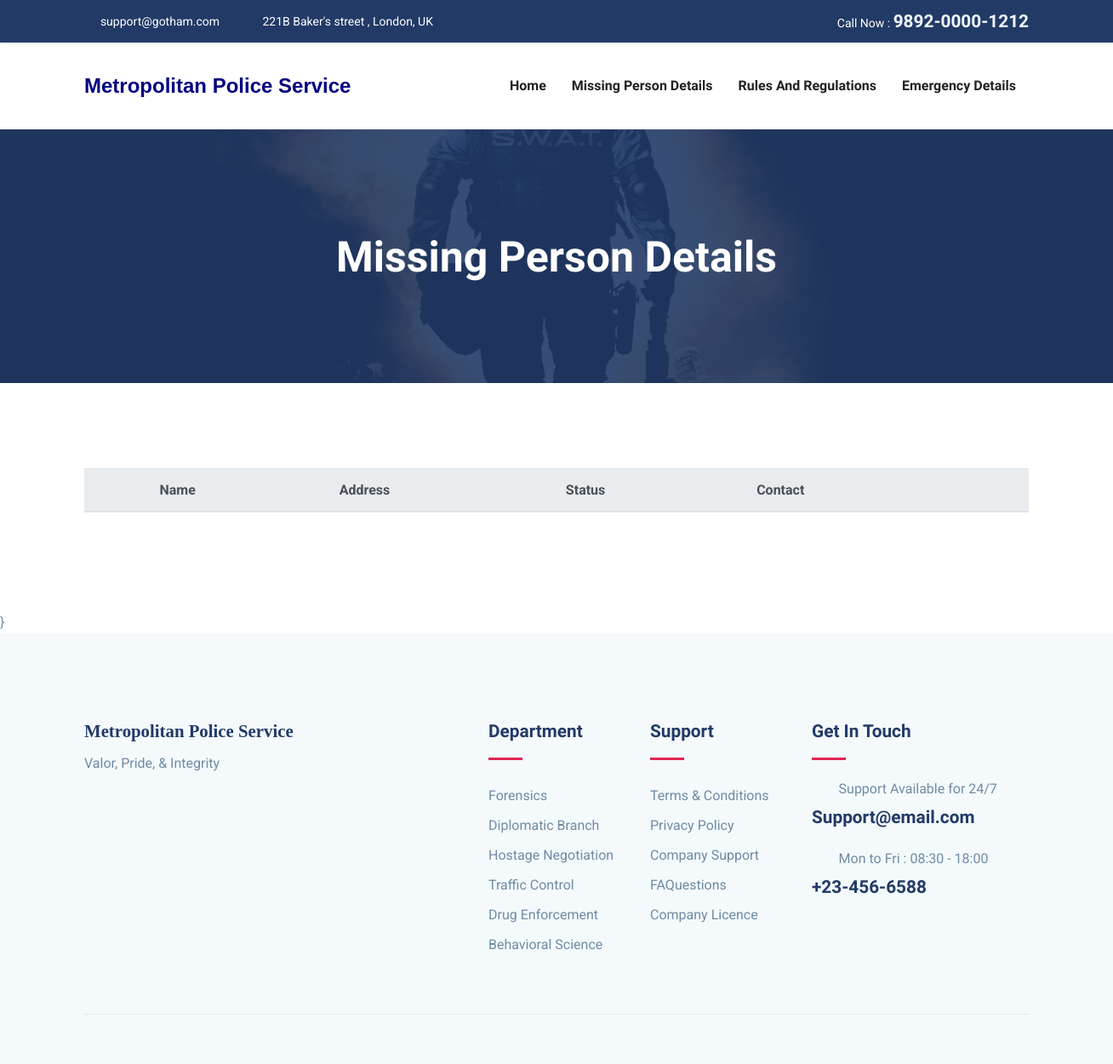
Before: /missing/ with the older database file.
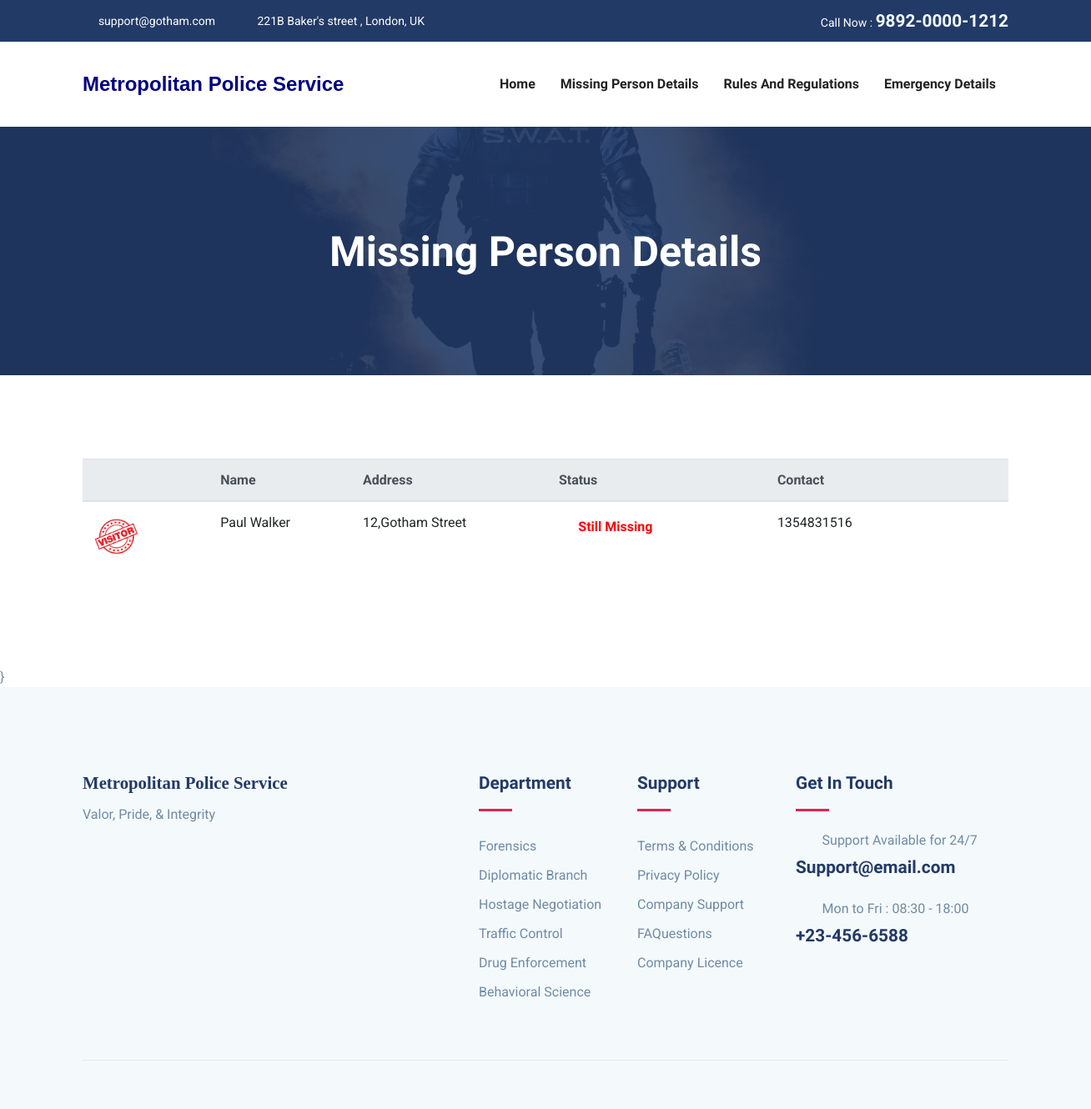
After: the same page with the newer database file.
### myapp/models.py (models this page shows, shortened)
class Missing(models.Model):
    fname=models.CharField(max_length=50)
    lname=models.CharField(max_length=50)
    address=models.CharField(max_length=100)
    area=models.CharField(max_length=50)
    height=models.CharField(max_length=10)
    weight=models.CharField(max_length=10)
    contact=models.CharField(max_length=10)
    status=models.BooleanField(default=False)
    pic=models.FileField(null = True, blank=True, default='default.jpg')

### myapp/views.py (the view)
# urls.py: path('missing/',views.missing,name='missing'),
def missing(request):
    miss=Missing.objects.all()
    return render(request,'missing.html',{'miss':miss})

### myapp/templates/missing.html (shortened to what this page needs)
{% extends 'header.html' %}
{% load static %}
{% block content %}
<section class="page-title back-9550">
	<div class="container">
	  <div class="row">
		<div class="col-md-12">
		  <div class="block text-center">
			<h1 class="text-capitalize mb-5 text-lg">Missing Person details</h1>
		  </div>
		</div>
	  </div>
	</div>
  </section>
  <section class="contact-form-wrap section">
    <div class="container">
        <div class="row">
            <div class="col-lg-12 col-md-12 col-sm-12">
            <table class="table align-items-center table-flush">
                <thead class="thead-light">
                    <tr>
                        <th scope="col" class="sort" data-sort="name">    </th>
                        <th scope="col" class="sort" data-sort="budget">Name</th>
                        <th scope="col" class="sort" data-sort="status">Address</th>
                        <th scope="col" class="sort" data-sort="status">Status</th>
                        <th scope="col">Contact</th>
                        <th>          </th>
                    </tr>
                </thead>
                {% for entry in miss %}
                <div class="row">
                  <tbody class="list">
                      <th scope="row">
                      <div class="media align-items-center">
                          <a href="#" class="avatar rounded-circle mr-3">
                          <img alt="Image placeholder" src="{{entry.pic.url}}" style = "border-radius: 3cm; height : 1.5cm ; width : 1.5cm;">
                          </a>
                      </div>
                      </th>
                      <td class="budget">
                      {{entry.fname}} {{entry.lname}}
                    </td>
                      <td>
                        {{entry.address}}
                      </td>
                      <td>
                        <span class="badge badge-dot mr-4">
                            {% if entry.status == True %}
                            <h6 style="color: #63f542;"><i class="icofont-tick-mark" style="color: #63f542; font-size: 150%;"></i>Person Found</h6>
                            {% else %}
                            <h6 style="color: red;"><i class="icofont-sand-clock" style="color: red;font-size: 150%;" ></i>Still Missing</h6>
                            {% endif %}
                        </span>
                        </td>
                      <td>
                      {{entry.contact}}
                      </td>
                      <td>
                        <div class="nav-item dropdown">
                          <a class="nav-link dropdown-toggle" data-toggle="dropdow"><i class="icofont-listine-dots"></i></a>
                        </div>
                      </td>
                  </tbody>
                  {% endfor %}
            </table>
        </div>
    </div>
</div>
</section>
{% endblock %}

Changed rows visible on the page:
added Missing: pic (picture), fname "Paul", lname "Walker", address "12,Gotham Street", status False (drawn), contact "1354831516"
